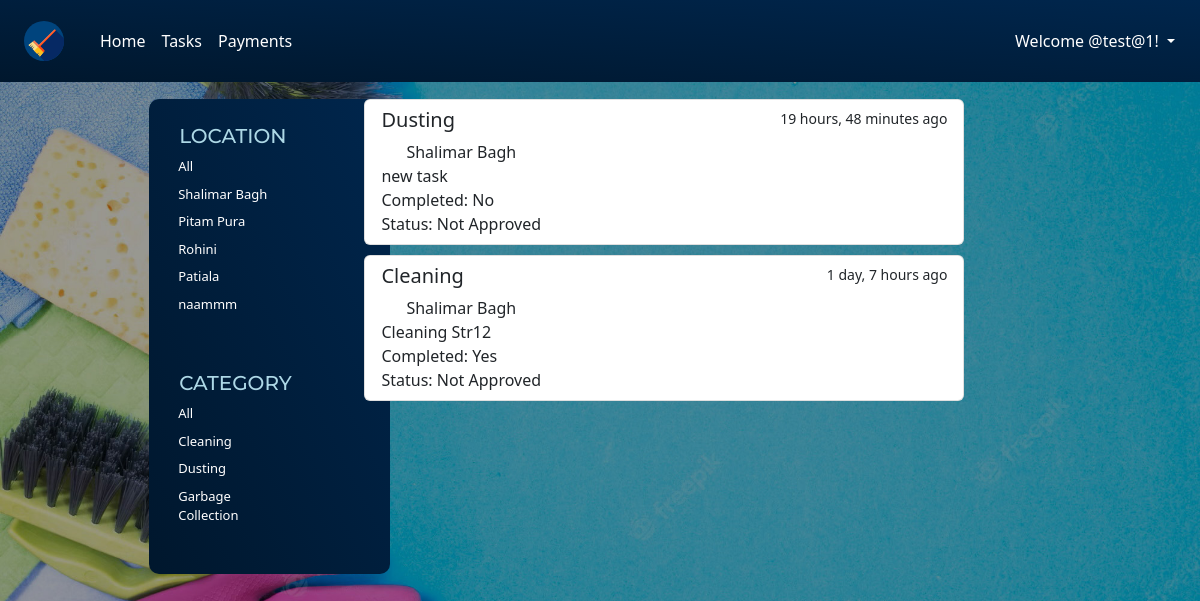
The app's page /?q=Shalimar Bagh (signed in) with its own data.
### base/models.py (models this page shows)
class Location(models.Model):
    name = models.CharField(max_length=100)
    def __str__(self):
        return self.name

class Category(models.Model):
    name = models.CharField(max_length=100)
    def __str__(self):
        return self.name

class Tasks(models.Model):
    name = models.CharField(max_length=100)
    assigned = models.ForeignKey(User,on_delete=models.CASCADE,null=True,blank=True)
    category = models.ForeignKey(Category,on_delete=models.CASCADE)
    location = models.ForeignKey(Location,on_delete=models.CASCADE)
    created = models.DateTimeField(auto_now_add=True)
    completed = models.DateTimeField(null=True, default=None,blank=True)
    approved_time = models.DateTimeField(null=True, default=None,blank=True)
    approved = models.BooleanField(default=False)
    image = models.ImageField(upload_to='task_images',null=True,blank=True)
    def __str__(self):
        return self.name
    class Meta:
        ordering = ['-created']

### base/views.py (the view)
# urls.py: path('',views.home,name="home"),
@login_required(login_url='loginPage')
def home(request):
    q=request.GET.get('q') if request.GET.get('q') != None else ''
    if request.user.is_staff:
        tasks = Tasks.objects.filter(
            Q(location__name__icontains = q) |
            Q(category__name__icontains = q)
        )
    else:
        tasks = request.user.tasks_set.filter(
            Q(location__name__icontains = q) |
            Q(category__name__icontains = q)
        )
    print(tasks)
    location = Location.objects.all()
    category = Category.objects.all()
    context = {'tasks':tasks,'locations':location, "categories":category}
    return render(request,"base/home.html",context)

### base/templates/base/home.html (shortened to what this page needs)
{% extends "main.html" %}
{% load static %}
{% block head %}
<link rel="stylesheet" href="{% static 'styles/home.css' %}">
    {% endblock %}
    {% block content %}
    <br />
    <div class="d-flex">
      <div class="d-flex m-100">
        <nav class="left-box flex-column bg-dark d-inline-block">
          <h3 class="location">LOCATION</h3>
          {% include "base/location_component.html" %}
          <br>
          <br>
          <h3 class="location">CATEGORY</h3>
          {% include "base/Category_component.html" %}
          <br>
        </nav>
      </div>
      <div class="d-flex kush flex-column w-50">
        {% include "base/Task_component.html" %}
      </div>
    </div>
  {% endblock %}

### templates/navbar.html (shortened to what this page needs)
{% load static %}
<section class="bg-nav fixed-top">
  <nav class="navbar navbar-expand-lg rounded ">
    <div class="container-fluid">
      <nav class="navbar">
        <div class="container">
          <a class="navbar-brand" href="{% url 'home' %}">
            <img src="{% static 'images/logo3.svg' %}" alt="Logo" width="40" height="40">
          </a>
        </div>
      </nav>
      <div class="collapse navbar-collapse" id="navbarSupportedContent">
        <ul class="navbar-nav me-auto mb-2 mb-lg-0">
          <li class="nav-item">
            <a class="nav-link active text-white" aria-current="page" href="#"
              >Home</a
            >
          </li>
          <li class="nav-item">
            <a class="nav-link text-white" href="#">Tasks</a>
          </li>
          <li class="nav-item">
            <a class="nav-link text-white" href="#">Payments</a>
          </li>
        </ul>
        <form class="d-flex" role="search">
          <div class="dropdown">
            <button
              class="btn dropdown-toggle text-white"
              type="button"
              data-bs-toggle="dropdown"
              aria-expanded="false"
            >
              Welcome @{{ request.user.username }}!
            </button>
          </div>
        </form>
      </div>
    </div>
  </nav>
  </section>

### base/templates/base/location_component.html
  <a href="{% url 'home' %}" class="nav-link text-white tags">All</a>
{% for location in locations %}
<a href="{% url 'home' %}?q={{ location.name|urlencode }}" class="nav-link text-white tags">{{ location.name }}</a>
{% endfor %}

### base/templates/base/category_component.html
  <a href="{% url 'home' %}" class="nav-link text-white tags">All</a>
{% for category in categories %}
<a href="{% url 'home' %}?q={{ category.name|urlencode }} " class="nav-link text-white tags">{{ category.name }}</a>
{% endfor %}

### base/templates/base/task_component.html
{% load static %}
  {% for task in tasks %}
        {% if request.user.is_staff %}
        <div class="list-group w-100 list task">
          <a
            href="{% url 'taskApprove' task.id %}"
            class="list-group-item list-group-item-action"
            aria-current="true"
          >
            <div class="d-flex w-100 justify-content-between">
              <h5 class="mb-2 font-weight-bold">{{ task.category }}</h5>
              <small>{{task.created|timesince}} ago</small>
            </div>
            <div class="d-flex flex-horizontal ml-0">
              <object
                class="logo"
                data="{% static 'Images/location1.svg' %}"
                width="25"
                height="20"
              ></object>
              <p class="mb-0">{{ task.location }}</p>
            </div>
            <h5 class="font-weight-bold w-2 mb-0">{{ task.name }}</h5>
            {% if task.completed is None %}
            Completed: No <br>
            {% else %}
              Completed: Yes <br>
            {% endif %}
            {% if task.approved is False %}
            <h6 class="leftbox-right font-weight-bold w-2 mb-0 text-red">Status: Not Approved</h6>
            {% else %}
            <h6 class="leftbox-right font-weight-bold mb-0">Status: Approved</h6>
            {% endif %}
            Assigned to- @{{ task.assigned.username}} <br>
          </a>
        </div>
        {% else %}
        <div class="list-group w-100 list task">
          <a
            href="{% url 'taskImage' task.id %}"
            class="list-group-item list-group-item-action"
            aria-current="true"
          >
            <div class="d-flex w-100 justify-content-between">
              <h5 class="mb-2">{{ task.category }}</h5>
              <small>{{task.created|timesince}} ago</small>
            </div>
            <div class="d-flex flex-horizontal ml-0">
              <object
                class="logo"
                data="{% static 'Images/location1.svg' %}"
                width="25"
                height="20"
              ></object>
              <p class="mb-0">{{ task.location }}</p>
            </div>
            {{ task.name }} <br>
            {% if task.completed is None %}
              Completed: No <br>
            {% else %}
              Completed: Yes <br>
            {% endif %}
            {% if task.approved is False %}
              Status: Not Approved    <br>
            {% else %}
              Status: Approved     <br>
            {% endif %}
          </a>
        </div>
        {% endif %}
        {% endfor %}

### static/styles/home.css (style rules this page uses)
body { background-image: url(/Images/background.jpeg); background-image: url(http://127.0.0.1:8000/static/images/background.jpeg); background-repeat: no-repeat; background-size: cover; padding-top: 75px; }
.task { margin-bottom: 10px; }
.bg-nav { background-image: linear-gradient(to top right, #00172d, #00264d); }
.kush { margin-left: 20%; }
.location { font-family: 'Montserrat', sans-serif; margin:auto; padding: 5px; font-size: 20px; color: lightblue; }
.tags { margin:auto; padding: 4px; font-size: 13px; text-decoration: none; }
.left-box { text-align: left; padding: 20px; margin-left: 120%; background-image: linear-gradient(to top right, #00172d, #00264d); height: 100%; padding: 20px 75% 20px 20%; max-height: 525px; border-radius: 10px; }

### records on screen
Location: name "Shalimar Bagh"
Location: name "Pitam Pura"
Location: name "Rohini"
Location: name "Patiala"
Location: name "naammm"
Category: name "Cleaning"
Category: name "Dusting"
Category: name "Garbage Collection"
Tasks: category "Dusting", created "19 hours, 48 minutes", location "Shalimar Bagh", name "new task", shows "Completed: No", approved "Status: Not Approved"
Tasks: category "Cleaning", created "1 day, 7 hours", location "Shalimar Bagh", name "Cleaning Str12", shows "Completed: Yes", approved "Status: Not Approved"

### other values on screen
{{ request.user.username }} "test@1"
